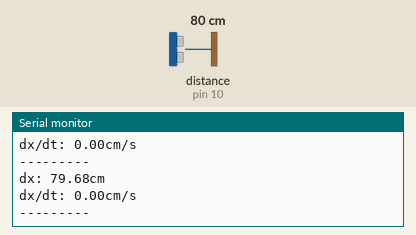
A sketch run on a simulated Arduino Uno, built with avr-gcc and run on an emulated ATmega328P. On the bench: the last lines printed to the serial monitor. Wiring (inferred from the names in the program): ultrasonic range finder: trigger pin 9; echo pin 10. Inputs (shaded band) come from the test bench; at power-on: distance to the obstacle (sensor on pin 10) 80 cm. The echo pulse lasts 58.3 µs per cm.

Above: at 1.2 s.
1.3 s: distance to the obstacle (sensor on pin 10) set to 2 cm
At 2.1 s:
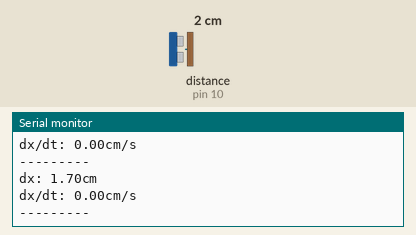
2.8 s: distance to the obstacle (sensor on pin 10) set to 4 cm
At 3.6 s:
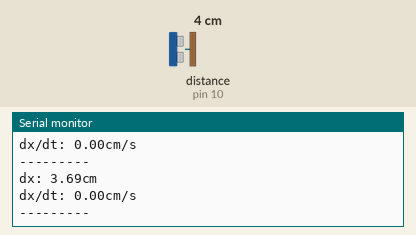
Timing chart, 0 to 5.8 s (numbered marks = the images above; inputs shaded):
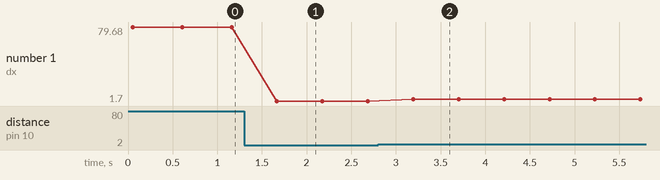

Measured:
- after the input at 1.3 s, the serial monitor: prints a new line after 0.37 s (image 1)
- after the input at 2.8 s, the serial monitor: prints a new line after 0.39 s (image 2)
- plotted number 1: 79.68 → 1.7 after the input at 1.3 s, 1.7 → 3.69 after the input at 2.8 s

The sketch:

arduino_run.ino
```cpp
const int trig = 9;
const int echo = 10;

float duration, distance;

void setup() {
  pinMode(trig, OUTPUT);
  pinMode(echo, INPUT);
  Serial.begin(115200);
}
/*
 * Gets distance from HC-SR04 sensor in centimeters. Returns a float.
 */
float getDistance() {
  //Send signal to HC-SR04 to trigger sonic burst emission
  digitalWrite(trig, 0);
  delayMicroseconds(2);
  digitalWrite(trig, 1);
  delayMicroseconds(10);
  digitalWrite(trig, 0);

  //Pulse in sonic response from the HC-SR04
  duration = pulseIn(echo, 1);
  //Time * speed = distance. Divide by 2 because the sound goes to and from object.
  distance = (duration*0.0343)/2;
  return distance;
}

//Number of values to average from the sensor
unsigned int iterations = 10;
//In microseconds
unsigned int iteration_delay = 1;

void loop() {
  //Burst fire sensor to get multiple values for distance over a short interval. This will help smooth the values received because the sensor response can jump around a bit.
  float* points = (float*)malloc(sizeof(float)*iterations);
  unsigned long t1 = micros();
  for(unsigned int i=0;i<iterations;i++) {
    points[i]=getDistance();
    delayMicroseconds(iteration_delay);
  }

  float dx=0.0, dxdt=0.0, dt=(float)iteration_delay;
  unsigned long t2=micros();
  for(unsigned int i=0;i<iterations;i++) {
    dx+=points[i];
    if(i>0) dxdt+=(points[i]-points[i-1])/(float)(t2-t1);
  }
  //Free memory immediately in order to prevent memory fragmentation.
  free(points);

  dx/=iterations;
  dxdt/=iterations-1;

  Serial.print("dx: ");
  Serial.print(dx);
  Serial.println("cm");
  Serial.print("dx/dt: ");
  Serial.print(dxdt*1000000);
  Serial.println("cm/s");
  Serial.println("---------");
  delay(500);
}
```
